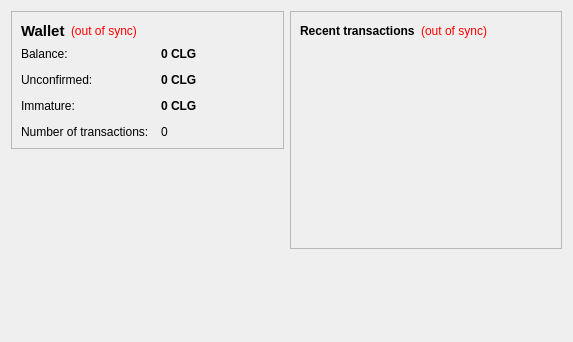
<?xml version="1.0" encoding="UTF-8"?>
<ui version="4.0">
 <class>OverviewPage</class>
 <widget class="QWidget" name="OverviewPage">
  <property name="geometry">
   <rect>
    <x>0</x>
    <y>0</y>
    <width>573</width>
    <height>342</height>
   </rect>
  </property>
  <property name="windowTitle">
   <string>Form</string>
  </property>
  <layout class="QHBoxLayout" name="horizontalLayout" stretch="1,1">
   <item>
    <layout class="QVBoxLayout" name="verticalLayout_2">
     <item>
      <widget class="QFrame" name="frame">
       <property name="frameShape">
        <enum>QFrame::StyledPanel</enum>
       </property>
       <property name="frameShadow">
        <enum>QFrame::Raised</enum>
       </property>
       <layout class="QVBoxLayout" name="verticalLayout_4">
        <item>
         <layout class="QHBoxLayout" name="horizontalLayout_4">
          <item>
           <widget class="QLabel" name="label_5">
            <property name="font">
             <font>
              <pointsize>11</pointsize>
              <weight>75</weight>
              <bold>true</bold>
             </font>
            </property>
            <property name="text">
             <string>Wallet</string>
            </property>
           </widget>
          </item>
          <item>
           <widget class="QLabel" name="labelWalletStatus">
            <property name="toolTip">
             <string>The displayed information may be out of date. Your wallet automatically synchronizes with the ColgCoin network after a connection is established, but this process has not completed yet.</string>
            </property>
            <property name="styleSheet">
             <string notr="true">QLabel { color: red; }</string>
            </property>
            <property name="text">
             <string notr="true">(out of sync)</string>
            </property>
            <property name="alignment">
             <set>Qt::AlignLeading|Qt::AlignLeft|Qt::AlignVCenter</set>
            </property>
           </widget>
          </item>
          <item>
           <spacer name="horizontalSpacer_2">
            <property name="orientation">
             <enum>Qt::Horizontal</enum>
            </property>
            <property name="sizeHint" stdset="0">
             <size>
              <width>40</width>
              <height>20</height>
             </size>
            </property>
           </spacer>
          </item>
         </layout>
        </item>
        <item>
         <layout class="QFormLayout" name="formLayout_2">
          <property name="fieldGrowthPolicy">
           <enum>QFormLayout::AllNonFixedFieldsGrow</enum>
          </property>
          <property name="horizontalSpacing">
           <number>12</number>
          </property>
          <property name="verticalSpacing">
           <number>12</number>
          </property>
          <item row="0" column="0">
           <widget class="QLabel" name="label">
            <property name="text">
             <string>Balance:</string>
            </property>
           </widget>
          </item>
          <item row="0" column="1">
           <widget class="QLabel" name="labelBalance">
            <property name="font">
             <font>
              <weight>75</weight>
              <bold>true</bold>
             </font>
            </property>
            <property name="cursor">
             <cursorShape>IBeamCursor</cursorShape>
            </property>
            <property name="toolTip">
             <string>Your current balance</string>
            </property>
            <property name="text">
             <string notr="true">0 CLG</string>
            </property>
            <property name="textInteractionFlags">
             <set>Qt::LinksAccessibleByMouse|Qt::TextSelectableByKeyboard|Qt::TextSelectableByMouse</set>
            </property>
           </widget>
          </item>
          <item row="1" column="0">
           <widget class="QLabel" name="label_3">
            <property name="text">
             <string>Unconfirmed:</string>
            </property>
           </widget>
          </item>
          <item row="1" column="1">
           <widget class="QLabel" name="labelUnconfirmed">
            <property name="font">
             <font>
              <weight>75</weight>
              <bold>true</bold>
             </font>
            </property>
            <property name="cursor">
             <cursorShape>IBeamCursor</cursorShape>
            </property>
            <property name="toolTip">
             <string>Total of transactions that have yet to be confirmed, and do not yet count toward the current balance</string>
            </property>
            <property name="text">
             <string notr="true">0 CLG</string>
            </property>
            <property name="textInteractionFlags">
             <set>Qt::LinksAccessibleByMouse|Qt::TextSelectableByKeyboard|Qt::TextSelectableByMouse</set>
            </property>
           </widget>
          </item>
          <item row="3" column="0">
           <widget class="QLabel" name="label_2">
            <property name="text">
             <string>Number of transactions:</string>
            </property>
           </widget>
          </item>
          <item row="3" column="1">
           <widget class="QLabel" name="labelNumTransactions">
            <property name="toolTip">
             <string>Total number of transactions in wallet</string>
            </property>
            <property name="text">
             <string notr="true">0</string>
            </property>
           </widget>
          </item>
          <item row="2" column="0">
           <widget class="QLabel" name="labelImmatureText">
            <property name="text">
             <string>Immature:</string>
            </property>
           </widget>
          </item>
          <item row="2" column="1">
           <widget class="QLabel" name="labelImmature">
            <property name="font">
             <font>
              <weight>75</weight>
              <bold>true</bold>
             </font>
            </property>
            <property name="toolTip">
             <string>Mined balance that has not yet matured</string>
            </property>
            <property name="text">
             <string notr="true">0 CLG</string>
            </property>
            <property name="textInteractionFlags">
             <set>Qt::LinksAccessibleByMouse|Qt::TextSelectableByKeyboard|Qt::TextSelectableByMouse</set>
            </property>
           </widget>
          </item>
         </layout>
        </item>
       </layout>
      </widget>
     </item>
     <item>
      <spacer name="verticalSpacer">
       <property name="orientation">
        <enum>Qt::Vertical</enum>
       </property>
       <property name="sizeHint" stdset="0">
        <size>
         <width>20</width>
         <height>40</height>
        </size>
       </property>
      </spacer>
     </item>
    </layout>
   </item>
   <item>
    <layout class="QVBoxLayout" name="verticalLayout_3">
     <item>
      <widget class="QFrame" name="frame_2">
       <property name="frameShape">
        <enum>QFrame::StyledPanel</enum>
       </property>
       <property name="frameShadow">
        <enum>QFrame::Raised</enum>
       </property>
       <layout class="QVBoxLayout" name="verticalLayout">
        <item>
         <layout class="QHBoxLayout" name="horizontalLayout_2">
          <item>
           <widget class="QLabel" name="label_4">
            <property name="text">
             <string>&lt;b&gt;Recent transactions&lt;/b&gt;</string>
            </property>
           </widget>
          </item>
          <item>
           <widget class="QLabel" name="labelTransactionsStatus">
            <property name="toolTip">
             <string>The displayed information may be out of date. Your wallet automatically synchronizes with the ColgCoin network after a connection is established, but this process has not completed yet.</string>
            </property>
            <property name="styleSheet">
             <string notr="true">QLabel { color: red; }</string>
            </property>
            <property name="text">
             <string notr="true">(out of sync)</string>
            </property>
            <property name="alignment">
             <set>Qt::AlignRight|Qt::AlignTrailing|Qt::AlignVCenter</set>
            </property>
           </widget>
          </item>
          <item>
           <spacer name="horizontalSpacer">
            <property name="orientation">
             <enum>Qt::Horizontal</enum>
            </property>
            <property name="sizeHint" stdset="0">
             <size>
              <width>40</width>
              <height>20</height>
             </size>
            </property>
           </spacer>
          </item>
         </layout>
        </item>
        <item>
         <widget class="QListView" name="listTransactions">
          <property name="styleSheet">
           <string notr="true">QListView { background: transparent; }</string>
          </property>
          <property name="frameShape">
           <enum>QFrame::NoFrame</enum>
          </property>
          <property name="verticalScrollBarPolicy">
           <enum>Qt::ScrollBarAlwaysOff</enum>
          </property>
          <property name="horizontalScrollBarPolicy">
           <enum>Qt::ScrollBarAlwaysOff</enum>
          </property>
          <property name="selectionMode">
           <enum>QAbstractItemView::NoSelection</enum>
          </property>
         </widget>
        </item>
       </layout>
      </widget>
     </item>
     <item>
      <spacer name="verticalSpacer_2">
       <property name="orientation">
        <enum>Qt::Vertical</enum>
       </property>
       <property name="sizeHint" stdset="0">
        <size>
         <width>20</width>
         <height>40</height>
        </size>
       </property>
      </spacer>
     </item>
    </layout>
   </item>
  </layout>
 </widget>
 <resources/>
 <connections/>
</ui>
